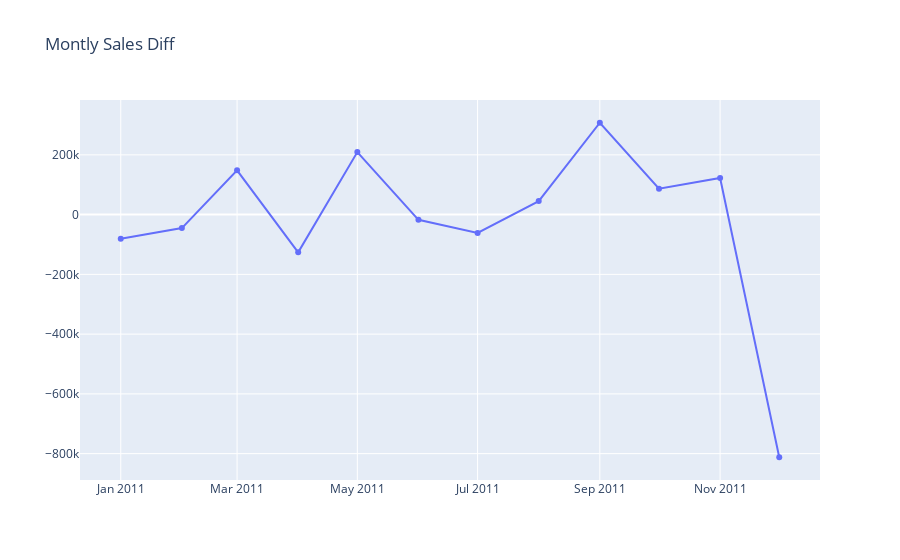

This figure's notebook cell:
### Code cell
#plot sales diff
plot_data = [
    go.Scatter(
        x=df_diff['InvoiceDate'],
        y=df_diff['diff'],
    )
]
plot_layout = go.Layout(
    title='Montly Sales Diff'
)
fig = go.Figure(data=plot_data, layout=plot_layout)
pyoff.iplot(fig)

### Figure 1 — Plotly figure (JSON) as saved in the notebook; plotly's stock layout.template omitted (floating-point values rounded to 4 significant figures)
{"data": [{"type": "scatter", "x": ["2011-01-01T00:00:00", "2011-02-01T00:00:00", "2011-03-01T00:00:00", "2011-04-01T00:00:00", "2011-05-01T00:00:00", "2011-06-01T00:00:00", "2011-07-01T00:00:00", "2011-08-01T00:00:00", "2011-09-01T00:00:00", "2011-10-01T00:00:00", "2011-11-01T00:00:00", "2011-12-01T00:00:00"], "y": [-80450.0, -45120.0, 148400.0, -126300.0, 209400.0, -17380.0, -61120.0, 45250.0, 307500.0, 86480.0, 122500.0, -812100.0]}], "layout": {"title": {"text": "Montly Sales Diff"}}}
